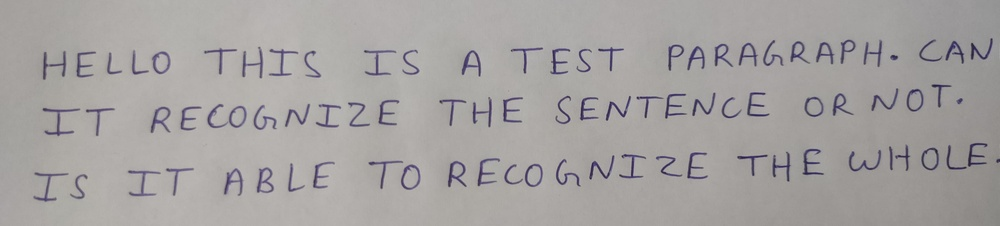
#> input picture img10.jpg, 1000 x 226 px, shrunk from 4096 x 924 before the run; its folder holds only this picture in this run
$ python -i main3.py   (imports and definitions only)
#> lines starting #> are read from the running program, lines starting #| are printed output that depends on the picture; after the words box and inside, x2 and y2 are one past the last pixel; in counts of white or black regions, pixels touching at a corner belong together
from tkinter import *
from tkinter import filedialog
import pytesseract
import cv2
import numpy as np
from PIL import Image, ImageEnhance


pytesseract.pytesseract.tesseract_cmd = r"C:/Program Files/Tesseract-OCR/tesseract.exe"

# Global variable to store recognized text
recognized_text = None

def browseFiles():
    global recognized_text
    filetypes = (("Image files", "*.png *.jpg *.jpeg *.tiff *.bmp *.gif"), ("PDF files", "*.pdf"), ("All files", "*.*"))
    filename = filedialog.askopenfilename(initialdir="/", title="Select a File", filetypes=filetypes)

    if filename == "":
        return

    # Recognize text from image or PDF
    recognized_text = recognize_text(filename)

    # Display recognized text
    label_file_explorer.configure(text=recognized_text)

def recognize_text(filename):
    # Check if file is a PDF
    if filename.lower().endswith('.pdf'):
        return recognize_text_from_pdf(filename)
    else:
        return recognize_text_from_image(filename)

def recognize_text_from_image(filename):
    # Load image with OpenCV
#> called with filename = 'img10.jpg'
    img = cv2.imread(filename)
#> img is the input picture: shape (226, 1000, 3); mean B, G, R 160.9, 161.8, 165.1

    # Preprocess image: convert to grayscale
    img_gray = cv2.cvtColor(img, cv2.COLOR_BGR2GRAY)

    # Enhance image contrast
    img_enhanced = enhance_contrast(img_gray)
#> in enhance_contrast, `enhanced_img = enhancer.enhance(2.0)`:
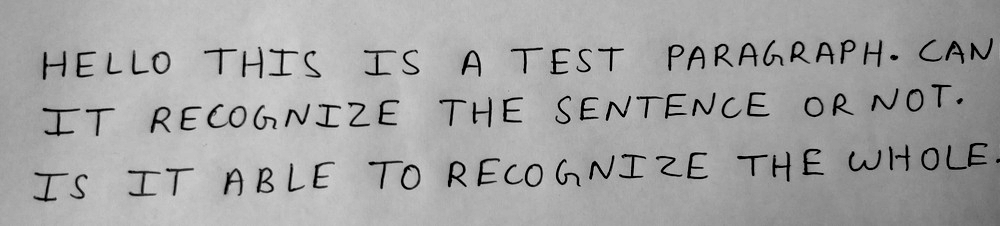
#> enhanced_img: PIL image 1000x226 L; min 0, max 221, mean 163

    # Use adaptive thresholding to binarize image
    _, img_thresh = cv2.threshold(img_enhanced, 0, 255, cv2.THRESH_BINARY + cv2.THRESH_OTSU)
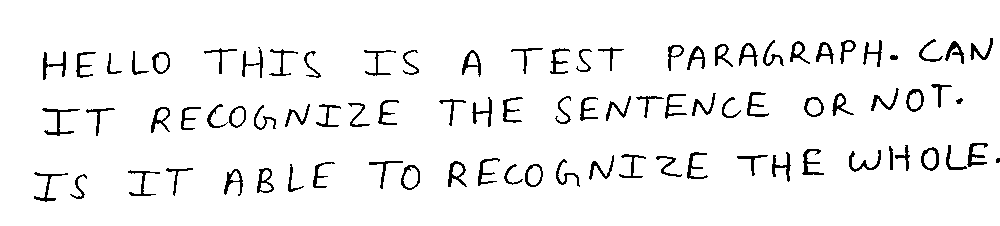
#> img_thresh: shape (226, 1000); 94.6% white; black in thin lines or dots, all inside (x1, y1, x2, y2) = (34, 38, 1000, 202)

    # Perform erosion and dilation to reduce noise
    kernel = np.ones((2, 2), np.uint8)
    img_processed = cv2.erode(img_thresh, kernel, iterations=1)
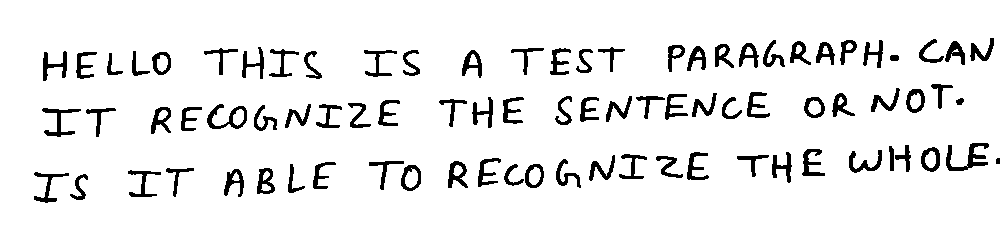
#> img_processed: shape (226, 1000); 91.9% white; 84 black regions, largest, box (x1, y1, x2, y2) and area: (946, 143, 989, 171) 462, (207, 104, 247, 129) 371, (42, 108, 81, 137) 334
    img_processed = cv2.dilate(img_processed, kernel, iterations=1)
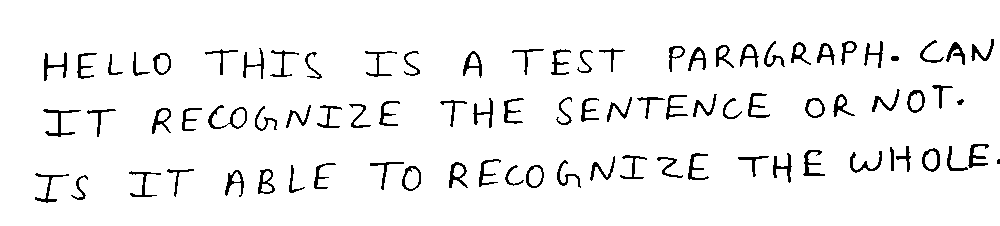
#> img_processed: shape (226, 1000); 94.5% white; black in thin lines or dots, all inside (x1, y1, x2, y2) = (35, 39, 1000, 203)

    # Recognize text using Tesseract OCR
#> (the run stopped early here; a loop or call above may not have finished)

$ run again, on img11.jpg
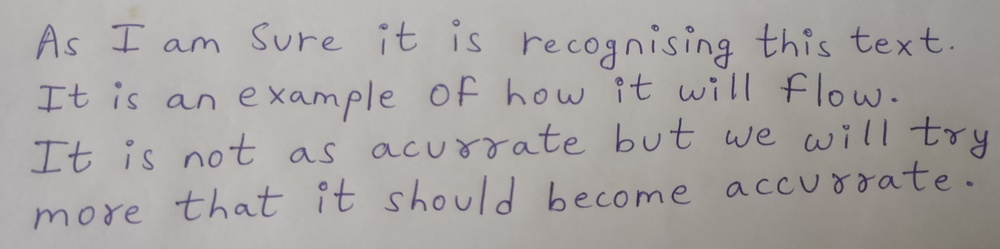
#> input picture img11.jpg, 1000 x 249 px, shrunk from 4096 x 1021 before the run
#> in recognize_text_from_image, img is the input picture: shape (249, 1000, 3); mean B, G, R 162.4, 163.8, 168
#> in recognize_text_from_image, `_, img_thresh = cv2.threshold(img_enhanced, 0, 255, cv2.THRESH_BINARY ..`:
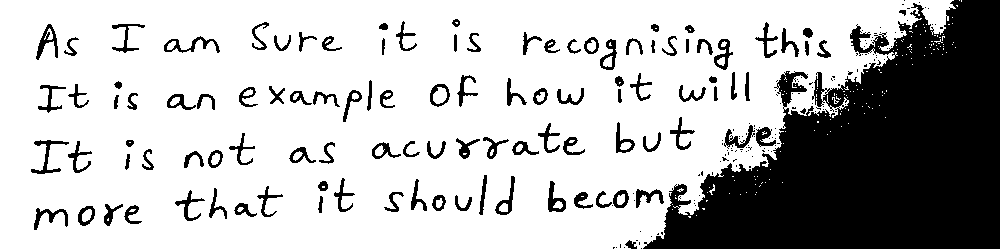
#> img_thresh: shape (249, 1000); 73.1% white; 230 black regions (122 under 20 px), largest, box (x1, y1, x2, y2) and area: (643, 0, 1000, 249) 52171, (31, 140, 69, 174) 307, (164, 36, 220, 53) 289
#> in recognize_text_from_image, `img_processed = cv2.dilate(img_processed, kernel, iterations=1)`:
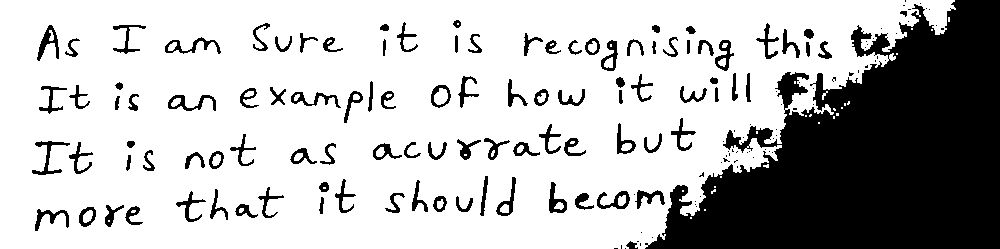
#> img_processed: shape (249, 1000); 73% white; 165 black regions (63 under 20 px), largest, box (x1, y1, x2, y2) and area: (645, 0, 1000, 249) 52997, (32, 141, 70, 175) 308, (37, 25, 59, 61) 300

$ run again, on img12.jpg
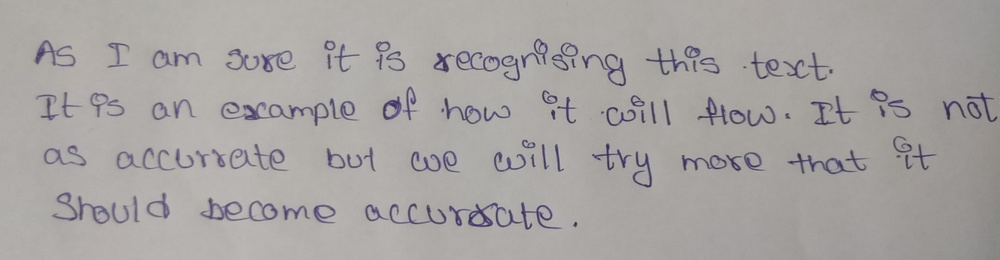
#> input picture img12.jpg, 1000 x 260 px, shrunk from 3920 x 1018 before the run
#> in recognize_text_from_image, img is the input picture: shape (260, 1000, 3); mean B, G, R 161.8, 163.3, 167
#> in recognize_text_from_image, `_, img_thresh = cv2.threshold(img_enhanced, 0, 255, cv2.THRESH_BINARY ..`:
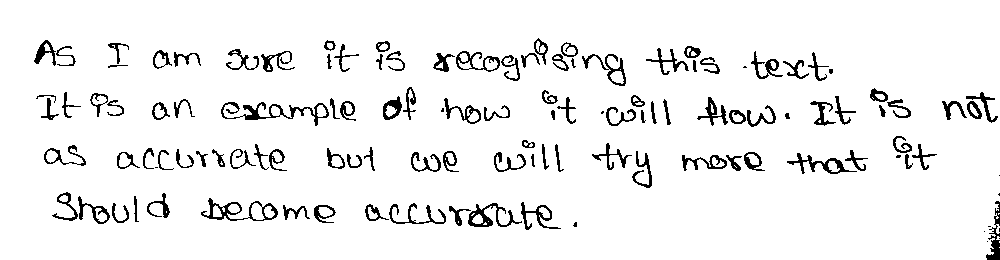
#> img_thresh: shape (260, 1000); 93.9% white; black in thin lines or dots, all inside (x1, y1, x2, y2) = (34, 38, 1000, 260)
#> in recognize_text_from_image, `img_processed = cv2.dilate(img_processed, kernel, iterations=1)`:
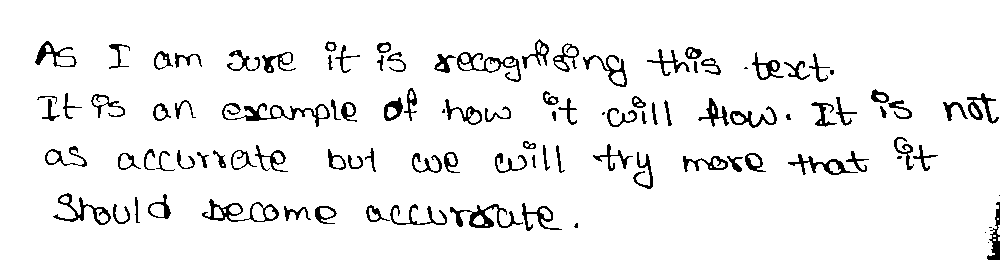
#> img_processed: shape (260, 1000); 93.8% white; 105 black regions (10 under 20 px), largest, box (x1, y1, x2, y2) and area: (222, 103, 330, 127) 661, (450, 204, 523, 228) 573, (202, 199, 279, 222) 506

$ run again, on img13.jpg
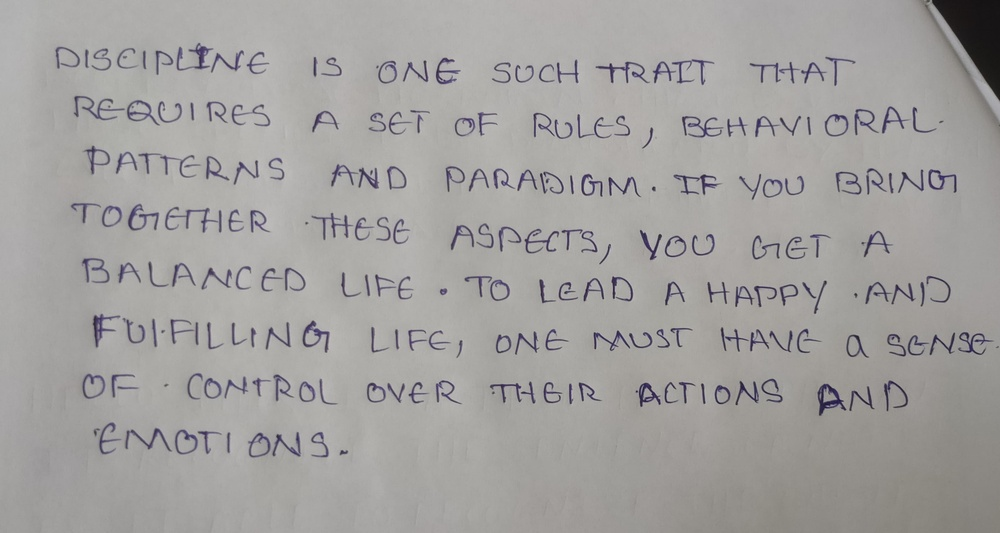
#> input picture img13.jpg, 1000 x 533 px, shrunk from 3612 x 1926 before the run
#> in recognize_text_from_image, img is the input picture: shape (533, 1000, 3); mean B, G, R 159.1, 160.6, 162.4
#> in recognize_text_from_image, `_, img_thresh = cv2.threshold(img_enhanced, 0, 255, cv2.THRESH_BINARY ..`:
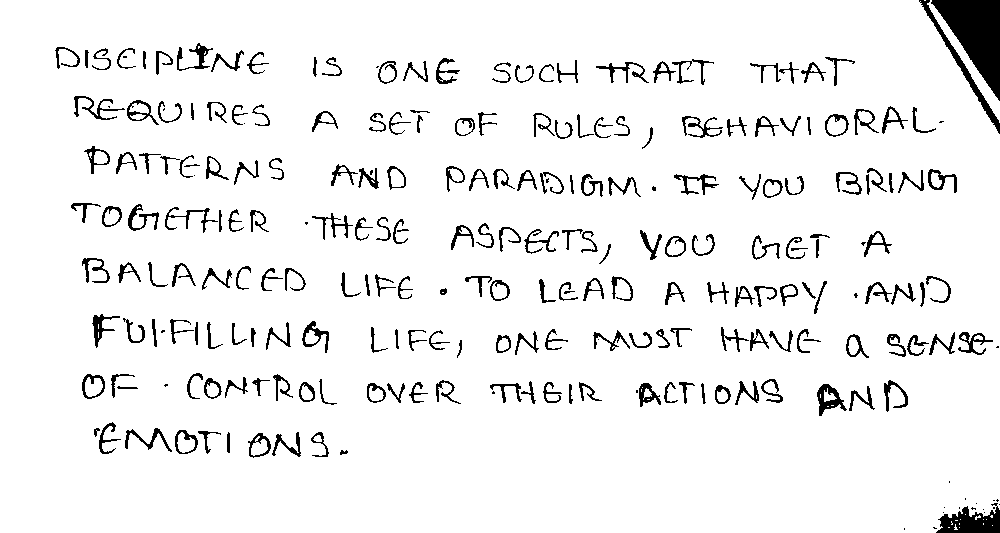
#> img_thresh: shape (533, 1000); 93.8% white; 252 black regions (35 under 20 px), largest, box (x1, y1, x2, y2) and area: (931, 0, 1000, 101) 3546, (936, 503, 1000, 533) 1144, (919, 0, 1000, 134) 841
#> in recognize_text_from_image, `img_processed = cv2.dilate(img_processed, kernel, iterations=1)`:
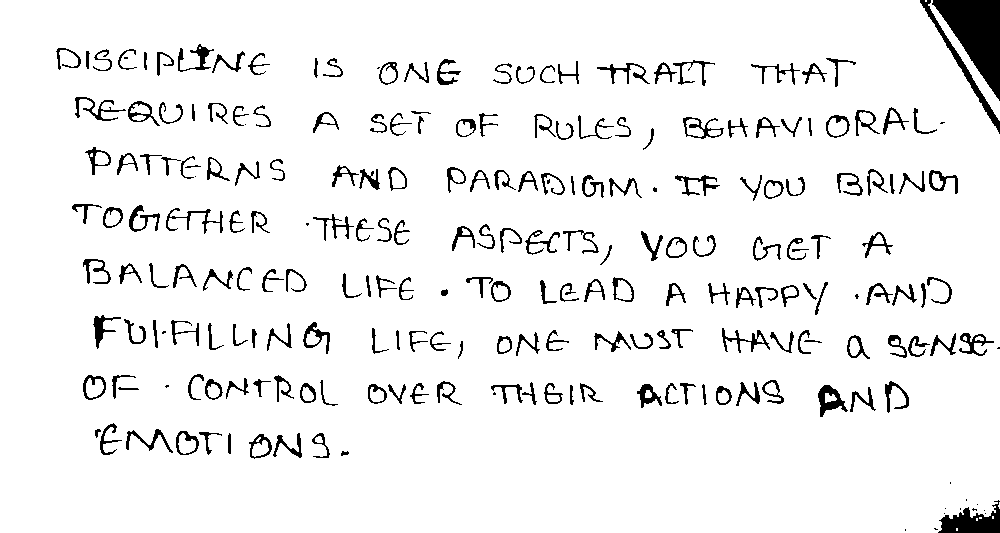
#> img_processed: shape (533, 1000); 93.7% white; 232 black regions (25 under 20 px), largest, box (x1, y1, x2, y2) and area: (932, 0, 1000, 101) 3512, (938, 500, 1000, 533) 1114, (920, 0, 1000, 134) 843
